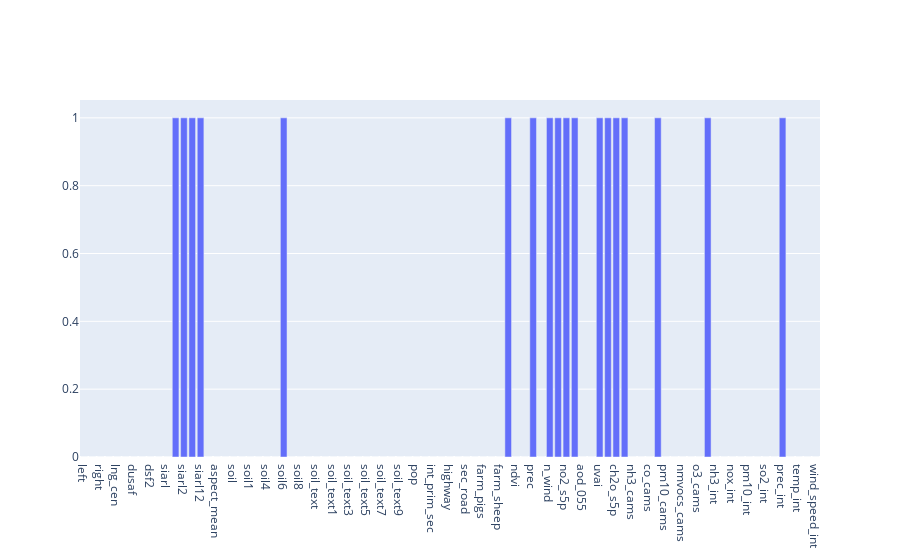

The code cell stored with this chart in its notebook:
### Markdown cell above
### Variance Threshold 
It's an approach which aims to remove all features which variance doesn’t meet some threshold. Usually it removes all zero-variance features, so variables taht contains useless information.

### Code cell
score_results['variance_threshold'] = m.variance_threshold(X_notStand)

### Figure 1 — Plotly figure (JSON) as saved in the notebook; plotly's stock layout.template omitted (floating-point values rounded to 4 significant figures)
{"data": [{"x": ["left", "bottom", "right", "top", "lng_cen", "lat_cen", "dusaf", "dusafSum", "dsf2", "dsf3", "siarl", "siarlSum", "siarl2", "siarl9", "siarl12", "h_mean", "aspect_mean", "slope_mean", "soil", "soilSum", "soil1", "soil2", "soil4", "soil5", "soil6", "soil7", "soil8", "soil9", "soil_text", "soilTextSum", "soil_text1", "soil_text2", "soil_text3", "soil_text4", "soil_text5", "soil_text6", "soil_text7", "soil_text8", "soil_text9", "soil_text10", "pop", "int_prim", "int_prim_sec", "int_sec", "highway", "prim_road", "sec_road", "farms", "farm_pigs", "farm_poultry", "farm_sheep", "soil_moist", "ndvi", "temp_2m", "prec", "press", "n_wind", "e_wind", "no2_s5p", "so2_s5p", "aod_055", "aod_047", "uvai", "co_s5p", "ch2o_s5p", "o3_s5p", "nh3_cams", "no_cams", "co_cams", "dust_cams", "pm10_cams", "no2_cams", "nmvocs_cams", "so2_cams", "o3_cams", "co_int", "nh3_int", "no2_int", "nox_int", "o3_int", "pm10_int", "pm25_int", "so2_int", "air_hum_int", "prec_int", "rad_glob_int", "temp_int", "wind_dir_int", "wind_speed_int"], "y": [0, 0, 0, 0, 0, 0, 0, 0, 0, 0, 0, 1, 1, 1, 1, 0, 0, 0, 0, 0, 0, 0, 0, 0, 1, 0, 0, 0, 0, 0, 0, 0, 0, 0, 0, 0, 0, 0, 0, 0, 0, 0, 0, 0, 0, 0, 0, 0, 0, 0, 0, 1, 0, 0, 1, 0, 1, 1, 1, 1, 0, 0, 1, 1, 1, 1, 0, 0, 0, 1, 0, 0, 0, 0, 0, 1, 0, 0, 0, 0, 0, 0, 0, 0, 1, 0, 0, 0, 0], "type": "bar"}], "layout": {}}
